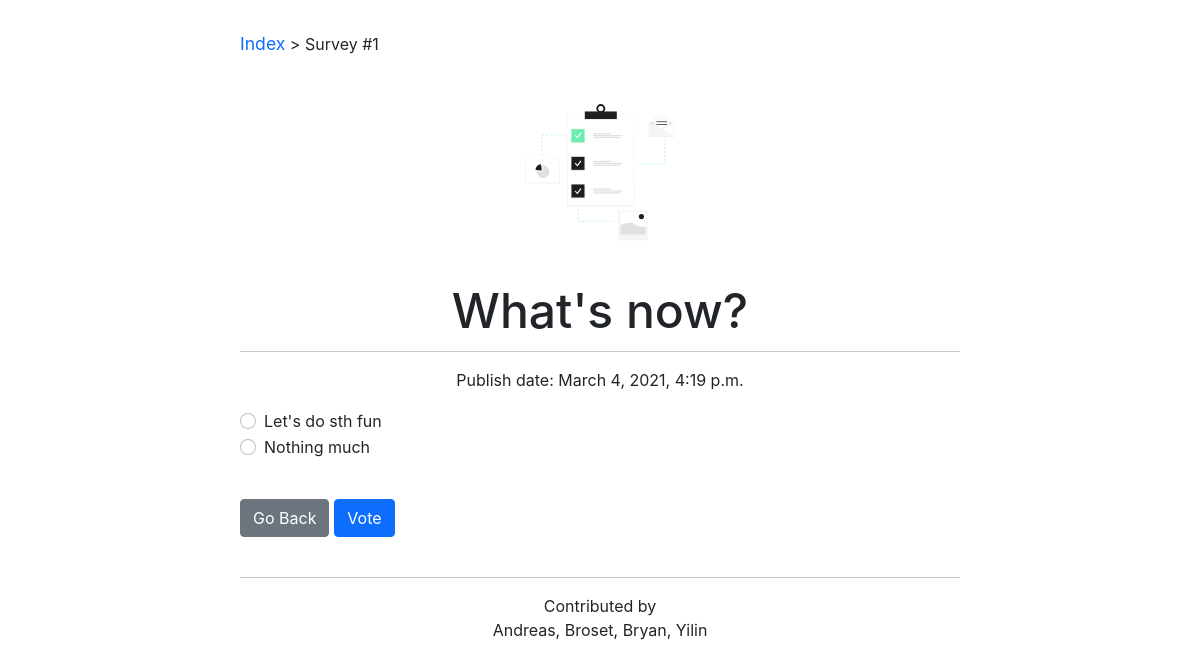
The page /polls/1/ on the database its author committed.
### polls/models.py (models this page shows, shortened)
class Question(models.Model):
    question_text = models.CharField(max_length=200)
    pub_date = models.DateTimeField('date published')

class Choice(models.Model):
    question = models.ForeignKey(Question, on_delete=models.CASCADE)
    choice_text = models.CharField(max_length=200)
    votes = models.IntegerField(default=0)

### polls/views.py (the view)
# urls.py: path('<int:pk>/', views.DetailView.as_view(), name='detail'),
class DetailView(generic.DetailView):
    model = Question
    template_name = 'polls/detail.html'

### polls/templates/polls/detail.html (shortened to what this page needs)
{% extends "polls/base.html" %}
{% block currPage %} <a href="{% url 'polls:index' %}">Index</a> > Survey #{{question.id}}      {% endblock %}
{% block heading1%} {{question.question_text}} {% endblock %}
{% block mainbody %}
<hr />
<p class="align-center"> Publish date: {{ question.pub_date}} </p>
<form action="{% url 'polls:vote' question.id %}" method="post">
{% for choice in question.choice_set.all %}
<div class="form-check">
    <input class="form-check-input" type="radio" name="choice" id="choice{{ forloop.counter }}" value="{{ choice.id }}">
    <label class="form-check-label" for="choice{{ forloop.counter }}">{{ choice.choice_text }}</label><br>
    </div>
{% endfor %}
<div class="margin-top d-grid gap-2 d-md-block">
    <a href="{% url 'polls:index' %}"> <button class="btn btn-secondary" type="button"> Go Back </button> </a>
    <button class="btn btn-primary" type="submit"> Vote </button>
</div>
</form>
{% endblock %}

### polls/static/polls/style.css (style rules this page uses)
:root { -moz-tab-size: 4; -o-tab-size: 4; tab-size: 4; }
html { line-height: 1.15; -webkit-text-size-adjust: 100%; }
html { -webkit-font-smoothing: antialiased; -moz-osx-font-smoothing: grayscale; }
body { font-family: Inter, ui-sans-serif, system-ui, -apple-system, BlinkMacSystemFont, Segoe UI, Roboto, Helvetica Neue, Arial, Noto Sans, sans-serif, Apple Color Emoji, Segoe UI Emoji, Segoe UI Symbol, Noto Color Emoji; margin: 2em 2em 2em 2em; background-color: #FFF; }
p { font-size: 1rem; line-height: 1.55rem; }
a { font-size: 1.1rem; line-height: 1.55rem; text-decoration: inherit; }
.align-center { text-align: center; }
.margin-top { margin: 5vh 0 0 0; }
@media (min-width: 1024px) { body { margin: 2em 20vw 2em 20vw; } }

### rows shown on the page
Question: id "1", question_text "What's now?", pub_date "March 4, 2021, 4:19 p.m."
Choice: choice_text "Let's do sth fun"
Choice: choice_text "Nothing much"
